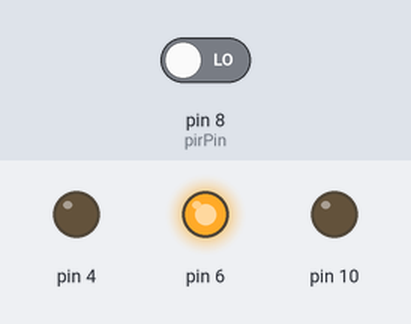
This sketch was run on a simulated Arduino Uno, built with avr-gcc and run on an emulated ATmega328P. Shown: output pins drawn as LEDs (lit = HIGH). The test bench sets the inputs (shaded band); at power-on: pin 8 (pirPin) LOW.

Above: at 1.2 s.
1.3 s: pin 8 (pirPin) driven HIGH
At 2.1 s:
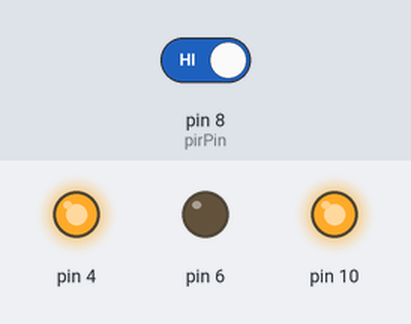
2.8 s: pin 8 (pirPin) driven LOW
At 3.7 s:
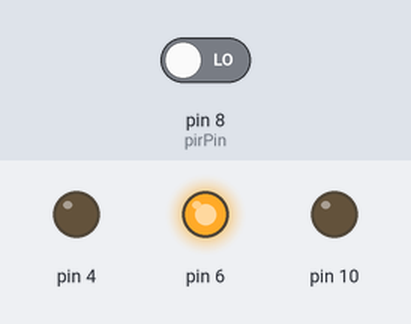
Timing chart, 0 to 5.8 s (numbered marks = the images above; inputs shaded):
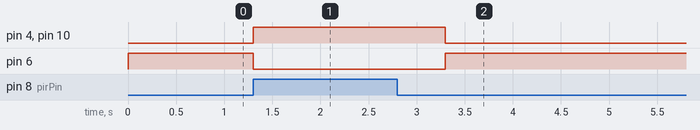

The sketch:

arduinoproject.ino
```cpp
int pirPin=8;
int hareket;
int i;
void setup() {
  pinMode(8,INPUT);
  pinMode(4,OUTPUT);
  pinMode(6,OUTPUT);
  pinMode(10,OUTPUT);


}

void loop() {
    digitalWrite(6,HIGH);

    hareket=digitalRead(8);
    while(hareket== HIGH) {
      digitalWrite(6,LOW);
      digitalWrite(4,HIGH);
      digitalWrite(10,HIGH);
      delay(1000);
      hareket=digitalRead(8);
    }


      digitalWrite(6,HIGH);
      digitalWrite(4,LOW);
      digitalWrite(10,LOW);


}
```

Measured:
- after the input at 1.3 s, pin 4, pin 10: LOW → HIGH at once; pin 6: HIGH → LOW at once
- after the input at 2.8 s, pin 4, pin 10: HIGH → LOW after 0.50 s; pin 6: LOW → HIGH after 0.50 s
